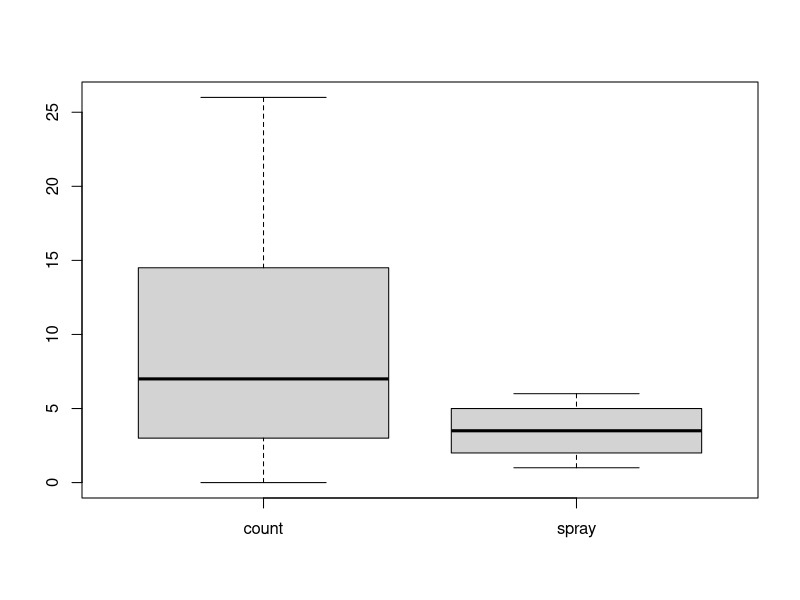
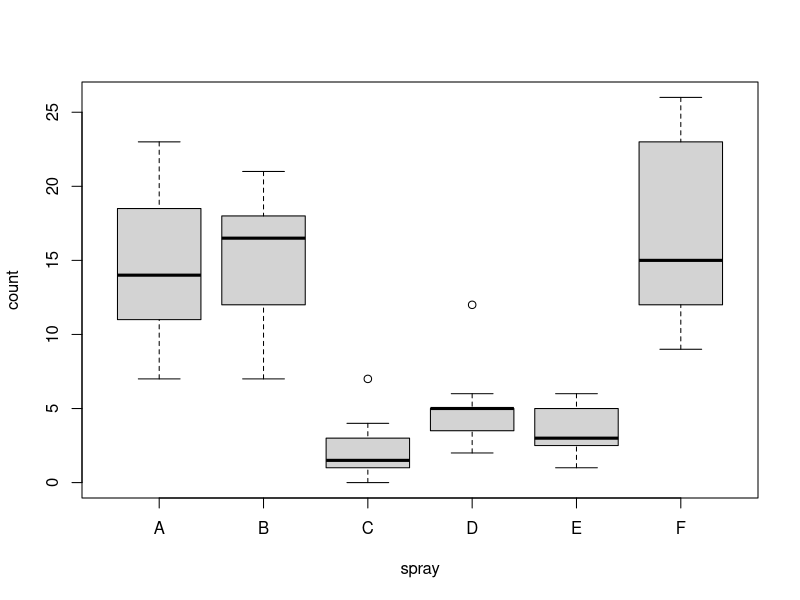
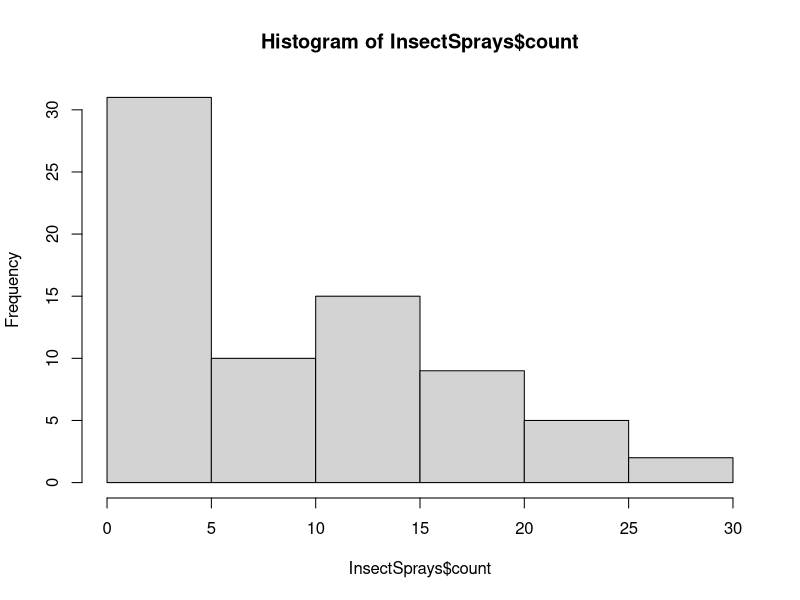

R code for these plots, in order:
# boxplot variables
boxplot(InsectSprays)

# boxplot per cada marca
boxplot(count~spray, data=InsectSprays)

# histograma variable count
hist(InsectSprays$count)